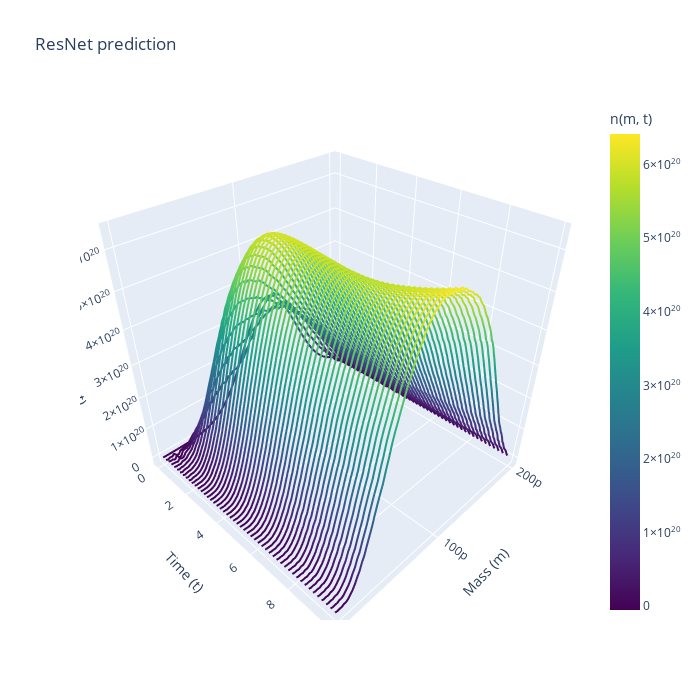

The cell this chart's notebook holds for it:
### Code cell
#prediction step
# state_dict = torch.load(r"Resnet_integro_diff_batch_2000_epoch_relu_4blocks_128.pth")
# model4.load_state_dict(state_dict)
n0=Dataset_plot_validation[0]["n"][:,0]
S0=Dataset_plot_validation[0]["initial_substrate"]
N_Resnet,S_Resnet = rollout(model=model4, n0=n0, s0=S0, steps=T-1, n_max=n_max, S_max=S_max,return_numpy=True)

plot_spaghetti(m=m,t=torch.linspace(0,10,T),N=N_Resnet,title="ResNet prediction")
biomass_Resnet  = (N_Resnet  * m.numpy()[:,None]).sum(axis=0) * delta_m.numpy()

plt.plot(t_eval,biomass_Resnet,label="ResNet Biomass prediction")
plt.plot(t_eval,S_Resnet,label="ResNet Substrate Prediction")
plt.legend()
plt.grid()
plt.show()
# model4.eval()
# torch.save(model4.state_dict(), 'Resnet_integro_diff_batch_2000_epoch_relu_4blocks_128.pth')
